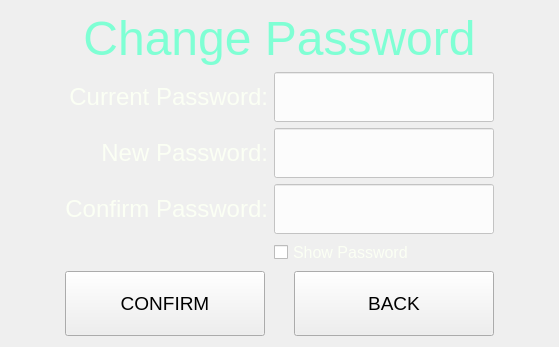
          <widget class="QWidget" name="AdChangePass">
           <layout class="QGridLayout" name="gridLayout_7">
            <property name="leftMargin">
             <number>65</number>
            </property>
            <property name="rightMargin">
             <number>65</number>
            </property>
            <item row="0" column="0" colspan="2">
             <widget class="QLabel" name="lb_changePass_2">
              <property name="maximumSize">
               <size>
                <width>16777215</width>
                <height>85</height>
               </size>
              </property>
              <property name="font">
               <font>
                <pointsize>36</pointsize>
               </font>
              </property>
              <property name="styleSheet">
               <string notr="true">#lb_changePass_2{
        color: #7FFFD4;
}</string>
              </property>
              <property name="text">
               <string>Change Password</string>
              </property>
              <property name="alignment">
               <set>Qt::AlignCenter</set>
              </property>
             </widget>
            </item>
            <item row="1" column="0">
             <widget class="QLabel" name="lb_curPass_2">
              <property name="font">
               <font>
                <pointsize>18</pointsize>
               </font>
              </property>
              <property name="styleSheet">
               <string notr="true">#lb_curPass_2{
        color: #FBFFF4;
}</string>
              </property>
              <property name="text">
               <string>Current Password:</string>
              </property>
              <property name="alignment">
               <set>Qt::AlignRight|Qt::AlignTrailing|Qt::AlignVCenter</set>
              </property>
             </widget>
            </item>
            <item row="1" column="1">
             <widget class="QLineEdit" name="txtCurPass_2">
              <property name="minimumSize">
               <size>
                <width>0</width>
                <height>50</height>
               </size>
              </property>
              <property name="maximumSize">
               <size>
                <width>612</width>
                <height>50</height>
               </size>
              </property>
              <property name="font">
               <font>
                <pointsize>18</pointsize>
               </font>
              </property>
              <property name="styleSheet">
               <string notr="true">color: #000000;
background-color: rgba(255,255,255,200);
padding-left: 10px;</string>
              </property>
              <property name="text">
               <string/>
              </property>
              <property name="echoMode">
               <enum>QLineEdit::Password</enum>
              </property>
             </widget>
            </item>
            <item row="2" column="0">
             <widget class="QLabel" name="lb_newPass_2">
              <property name="font">
               <font>
                <pointsize>18</pointsize>
               </font>
              </property>
              <property name="styleSheet">
               <string notr="true">#lb_newPass_2{
        color: #FBFFF4;
}</string>
              </property>
              <property name="text">
               <string>New Password:</string>
              </property>
              <property name="alignment">
               <set>Qt::AlignRight|Qt::AlignTrailing|Qt::AlignVCenter</set>
              </property>
             </widget>
            </item>
            <item row="2" column="1">
             <widget class="QLineEdit" name="txtNewPass_2">
              <property name="minimumSize">
               <size>
                <width>0</width>
                <height>50</height>
               </size>
              </property>
              <property name="maximumSize">
               <size>
                <width>612</width>
                <height>50</height>
               </size>
              </property>
              <property name="font">
               <font>
                <pointsize>18</pointsize>
               </font>
              </property>
              <property name="styleSheet">
               <string notr="true">color: #000000;
background-color: rgba(255,255,255,200);
padding-left: 10px</string>
              </property>
              <property name="echoMode">
               <enum>QLineEdit::Password</enum>
              </property>
             </widget>
            </item>
            <item row="3" column="0">
             <widget class="QLabel" name="lb_confirmPass_2">
              <property name="font">
               <font>
                <pointsize>18</pointsize>
               </font>
              </property>
              <property name="styleSheet">
               <string notr="true">#lb_confirmPass_2{
        color:#FBFFF4;
}</string>
              </property>
              <property name="text">
               <string>Confirm Password:</string>
              </property>
              <property name="alignment">
               <set>Qt::AlignRight|Qt::AlignTrailing|Qt::AlignVCenter</set>
              </property>
             </widget>
            </item>
            <item row="3" column="1">
             <widget class="QLineEdit" name="txtConfirmPass_2">
              <property name="minimumSize">
               <size>
                <width>0</width>
                <height>50</height>
               </size>
              </property>
              <property name="maximumSize">
               <size>
                <width>612</width>
                <height>50</height>
               </size>
              </property>
              <property name="font">
               <font>
                <pointsize>18</pointsize>
               </font>
              </property>
              <property name="styleSheet">
               <string notr="true">color: #000000;
background-color: rgba(255,255,255,200);
padding-left: 10px;</string>
              </property>
              <property name="echoMode">
               <enum>QLineEdit::Password</enum>
              </property>
             </widget>
            </item>
            <item row="4" column="1">
             <widget class="QCheckBox" name="checkBox_3">
              <property name="font">
               <font>
                <pointsize>-1</pointsize>
               </font>
              </property>
              <property name="styleSheet">
               <string notr="true">#checkBox_3{
        color: #FBFFF4;
		font-size: 16px;
}</string>
              </property>
              <property name="text">
               <string>Show Password</string>
              </property>
             </widget>
            </item>
            <item row="5" column="0">
             <widget class="QPushButton" name="button_confirm_2">
              <property name="minimumSize">
               <size>
                <width>200</width>
                <height>65</height>
               </size>
              </property>
              <property name="maximumSize">
               <size>
                <width>200</width>
                <height>65</height>
               </size>
              </property>
              <property name="font">
               <font>
                <pointsize>14</pointsize>
               </font>
              </property>
              <property name="text">
               <string>CONFIRM</string>
              </property>
             </widget>
            </item>
            <item row="5" column="1" alignment="Qt::AlignRight">
             <widget class="QPushButton" name="button_back_3">
              <property name="minimumSize">
               <size>
                <width>200</width>
                <height>65</height>
               </size>
              </property>
              <property name="maximumSize">
               <size>
                <width>200</width>
                <height>65</height>
               </size>
              </property>
              <property name="font">
               <font>
                <pointsize>14</pointsize>
               </font>
              </property>
              <property name="text">
               <string>BACK</string>
              </property>
             </widget>
            </item>
           </layout>
          </widget>
